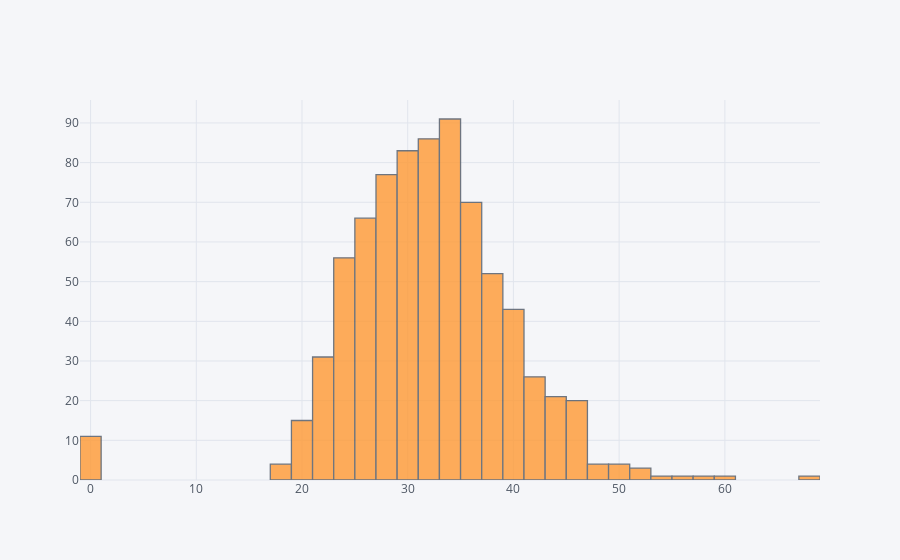

This figure's notebook cell:
### Code cell
df['BMI'].iplot(kind='hist',bins=40)

### Figure 1 — Plotly figure (JSON) as saved in the notebook; plotly's stock layout.template omitted (floating-point values rounded to 4 significant figures; data arrays with more than 128 entries replaced by an {"elided": "..."} marker saying what was removed)
{"data": [{"histfunc": "count", "histnorm": "", "marker": {"color": "rgba(255, 153, 51, 1.0)", "line": {"color": "#4D5663", "width": 1.3}}, "name": "BMI", "nbinsx": 40, "opacity": 0.8, "orientation": "v", "type": "histogram", "uid": "b6867656-7de9-49e8-9f37-bdc0d2aff3be", "x": {"elided": "768 float values"}}], "layout": {"barmode": "overlay", "legend": {"bgcolor": "#F5F6F9", "font": {"color": "#4D5663"}}, "paper_bgcolor": "#F5F6F9", "plot_bgcolor": "#F5F6F9", "title": {"font": {"color": "#4D5663"}}, "xaxis": {"gridcolor": "#E1E5ED", "showgrid": true, "tickfont": {"color": "#4D5663"}, "title": {"font": {"color": "#4D5663"}, "text": ""}, "zerolinecolor": "#E1E5ED"}, "yaxis": {"gridcolor": "#E1E5ED", "showgrid": true, "tickfont": {"color": "#4D5663"}, "title": {"font": {"color": "#4D5663"}, "text": ""}, "zerolinecolor": "#E1E5ED"}}}
